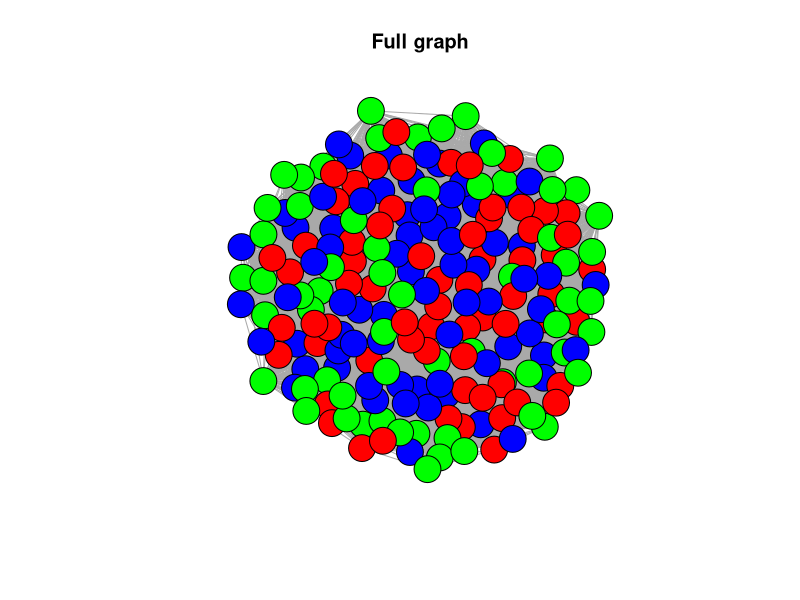
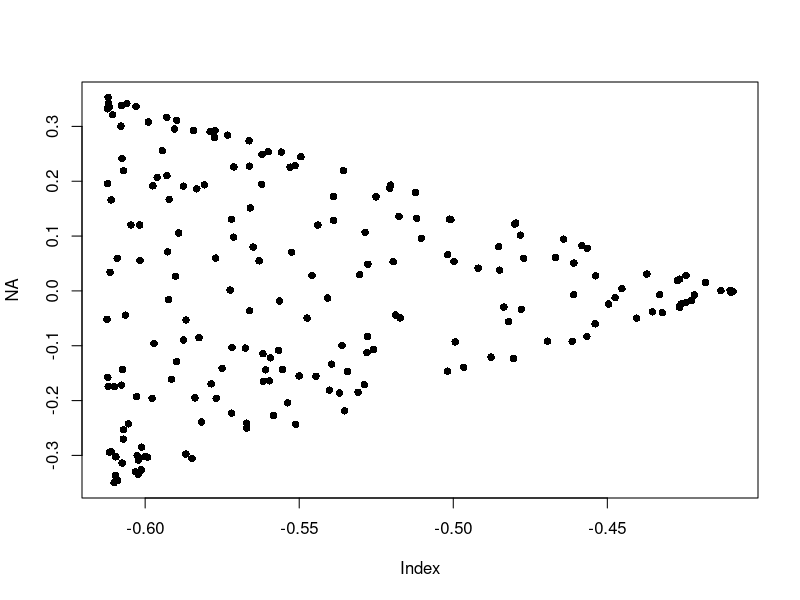

The R source for these figures, in order:
rm(list=ls())

decompose <- function(B, tol = 1e-6){
  eig <- eigen(B)
  eig_val <- sqrt(abs(eig$values))
  pos_idx <- which(eig$values >= tol)
  neg_idx <- which(eig$values <= -tol)

  lis <- list(positive = matrix(0, length(pos_idx), nrow(B)),
              negative = matrix(0, length(neg_idx), nrow(B)))

  for(i in 1:nrow(B)) {
    lis$positive[,i] <- eig_val[pos_idx] * eig$vectors[i,pos_idx]
    lis$negative[,i] <- eig_val[neg_idx] * eig$vectors[i,neg_idx]
  }

  lis
}

generate_latent <- function(res, proportion, n){
  lapply(1:n, function(x){
    membership <- MCMCpack::rdirichlet(1, c(0.5, 0.5, 0.5))

    if(length(res$positive) > 0) positive = sum(res$positive%*%diag(as.numeric(membership))) else positive = 0
    if(length(res$negative) > 0) negative = sum(res$negative%*%diag(as.numeric(membership))) else negative = 0


    vec <- list(positive = positive, negative = negative,
                class = which.max(membership))
  })
}

inner_prod <- function(vec1, vec2){
  pos <- ifelse(length(vec1$positive) > 0, vec1$positive%*%vec2$positive, 0)
  neg <- ifelse(length(vec1$negative) > 0, vec1$negative%*%vec2$negative, 0)
  tmp <- as.numeric(sqrt(pos + neg))

  stopifnot(0 <= tmp, tmp <= 1)

  tmp
}

generate_graph <- function(dat){
  n <- length(dat)
  adj <- matrix(0, n, n)
  for(i in 1:(n-1)){
    for(j in (i+1):n){
      adj[i,j] <- rbinom(1, 1, inner_prod(dat[[i]], dat[[j]]))
      adj[j,i] <- adj[i,j]
    }
  }

  adj
}

##########
proportion <- c(0.3, 0.3, 0.4)
B <- matrix(c(1/4, 1/2, 1/4, 1/2, 1/4, 1/4, 1/4, 1/4, 1/6), 3, 3)
#B <- matrix(c(3/4, 1/4, 1/4, 1/4, 3/4, 1/4, 1/4, 1/4, 3/4), 3, 3)

set.seed(10)
res <- decompose(B)
dat <- generate_latent(res, proportion, 200)
adj <- generate_graph(dat)

library(igraph)
g <- igraph::graph_from_adjacency_matrix(adj, mode = "undirected")

set.seed(10)
l <- igraph::layout_nicely(g)
node_col <- sapply(dat, function(x){c("red","blue","green")[x$class]})

igraph::plot.igraph(g, layout = l, vertex.label = NA,
                    vertex.color = node_col, main = "Full graph")

xlim <- range(sapply(dat, function(x){x$positive}))
ylim <- range(sapply(dat, function(x){x$negative}))

plot(NA, xlim = xlim, ylim = ylim)
for(i in 1:length(dat)){
  points(dat[[i]]$positive, dat[[i]]$negative, pch = 16)
}
